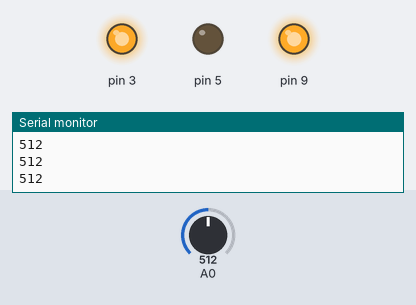
Bench run of a sketch on a simulated Arduino Uno, built with avr-gcc and run on an emulated ATmega328P. On the bench: output pins drawn as LEDs (lit = HIGH), the last lines printed to the serial monitor. Inputs (shaded band) come from the test bench; at power-on: A0 = 512.

Above: at 1.2 s.
1.3 s: A0 set to 490
At 1.7 s:
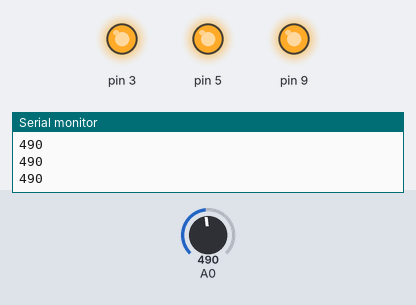
2.8 s: A0 set to 510
At 3.9 s:
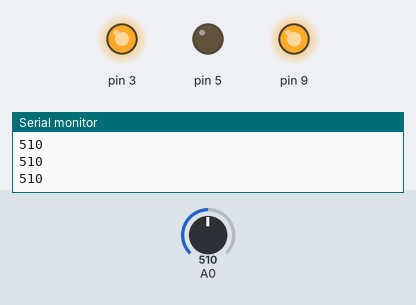
4.3 s: A0 set to 306
At 5.2 s:
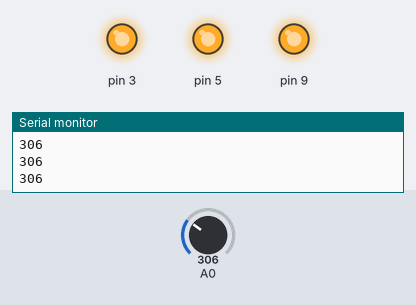
Timing chart, 0 to 7.3 s (numbered marks = the images above; inputs shaded):
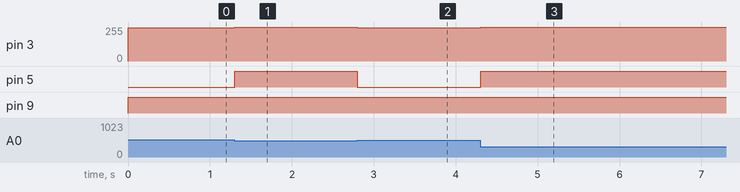

Measured:
- after the input at 1.3 s, pin 3: 250/255 → 255/255 at once; pin 5: LOW → HIGH at once
- after the input at 2.8 s, pin 3: 255/255 → 250/255 at once; pin 5: HIGH → LOW at once
- after the input at 4.3 s, pin 3: 250/255 → 255/255 at once; pin 5: LOW → HIGH at once

The sketch:

main.ino
```cpp
void setup() {
  // Set up output pins for the LEDs
  pinMode(3, OUTPUT);
  pinMode(5, OUTPUT);
  pinMode(9, OUTPUT);

  // Start serial communication at a baud rate of 9600
  Serial.begin(9600);

  // Initially turn on all LEDs
  digitalWrite(3, HIGH);
  digitalWrite(5, HIGH);
  digitalWrite(9, HIGH);
}

void loop() {
  // Read the value from the light sensor connected to analog pin A0
  int sensorValue = analogRead(A0);

  // If the sensor value is greater than or equal to 500
  if (sensorValue >= 500) {
    // Set the PWM value for the LEDs
    analogWrite(5, 0);   // LED off
    analogWrite(9, 900); // LED brightness
    analogWrite(3, 250); // LED brightness
  }

  // If the sensor value is less than or equal to 500
  if (sensorValue <= 500) {
    // Turn on the LEDs
    digitalWrite(5, HIGH);
    digitalWrite(3, HIGH);
    digitalWrite(9, HIGH);
  }

  // Print the sensor value to the serial monitor for debugging
  Serial.println(sensorValue);

  // Short delay before repeating the loop
  delay(2);
}
```
